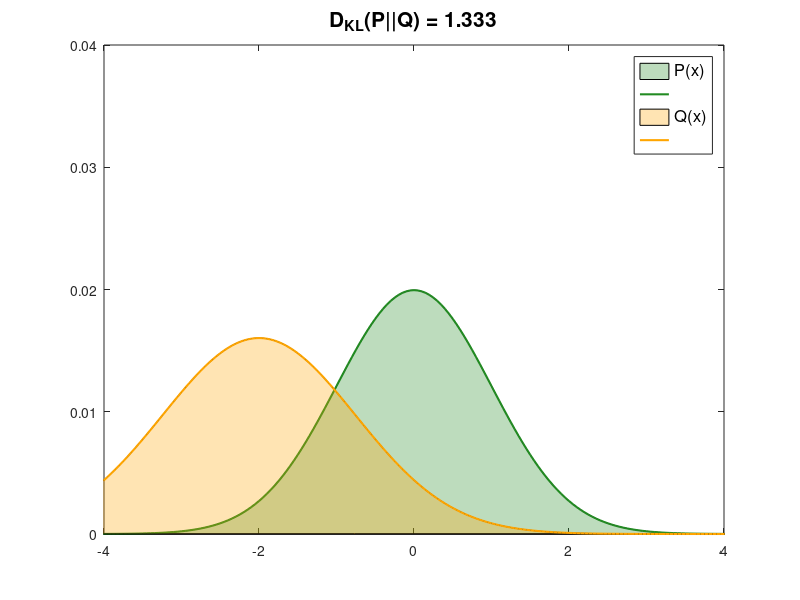
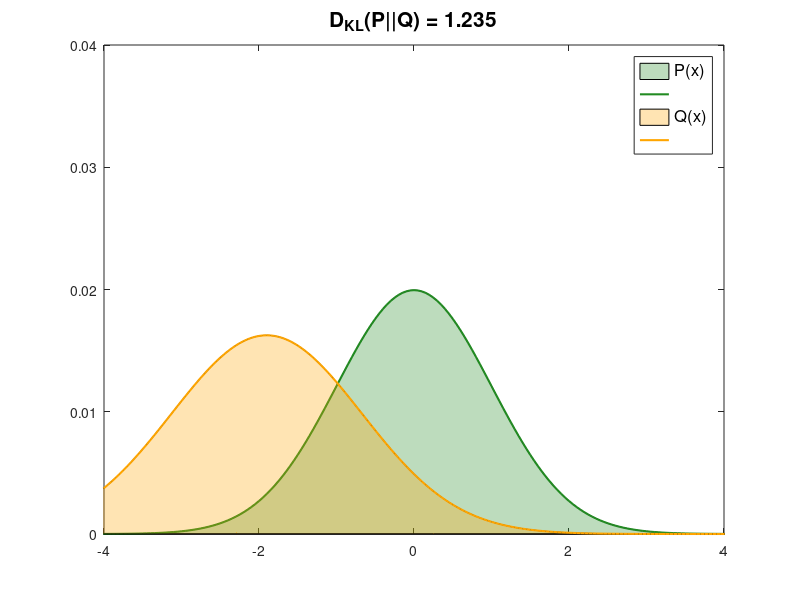
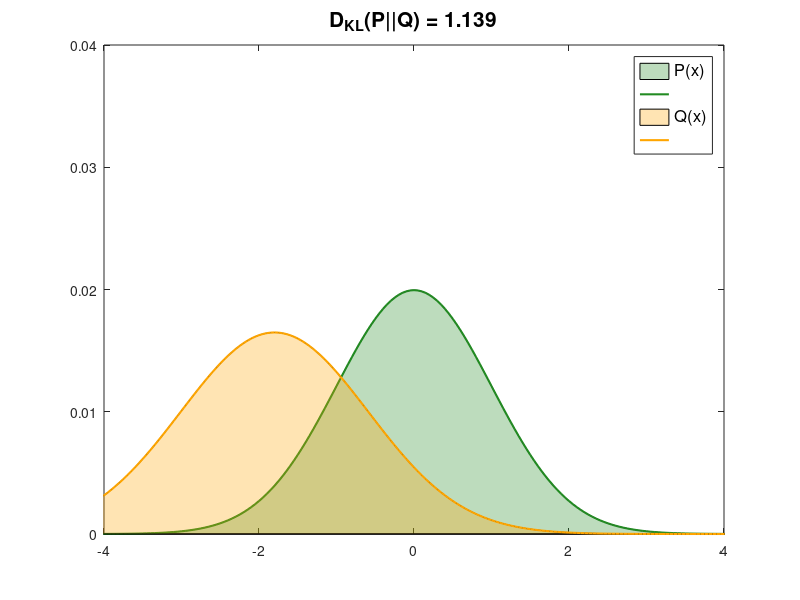
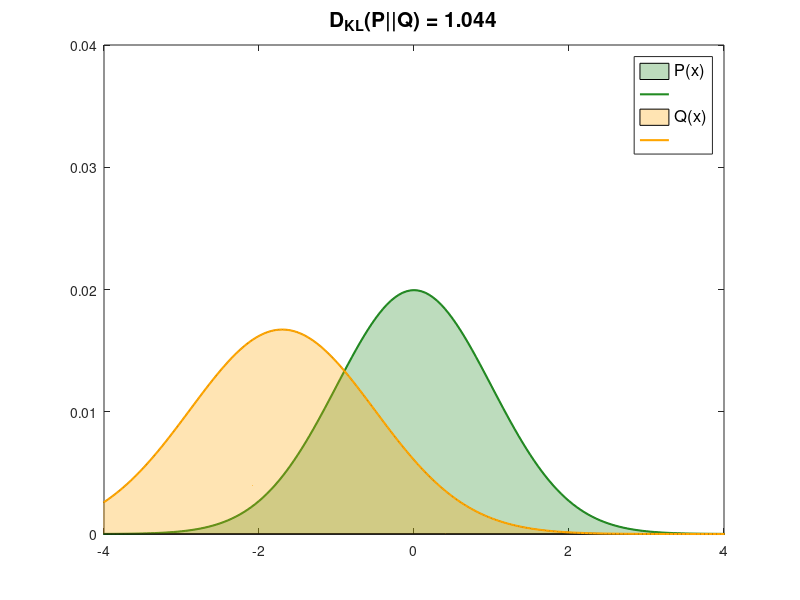

The MATLAB script that drew these images, in order:
col1 = [34,139,34]/255;     % Forest green color (for dist. later)
col2 = [255,165,0]/255;     % Orange color (for dist. later)
clc; close all;

% Generate P(x) ~ N(0,1)
mu1 = 0; sigma1 = 1;
x = -10:0.05:10; P = normpdf(x,mu1,sigma1); P = P/sum(P);
fill(x,P,col1,'FaceAlpha',0.3); hold on;
plot(x,P,'Color',col1,'LineWidth',1.5);
set(gcf,'color','w');                   % Set background color to white
set(gcf,'Position',[50 50 500 250]);    % Set figure position

mu2 = -2:0.1:2; mu2 = [mu2 flip(mu2)]; rng(0);
sigma2 = interp1(-2:0.5:2,rand(1,9)+0.4,mu2);

% Generate various Q(x) ~ N(mu,sigma)
for j = 1:length(mu2)
    Q = normpdf(x,mu2(j),sigma2(j)); Q = Q/sum(Q);
    a = fill(x,Q,col2,'FaceAlpha',0.3);
    b = plot(x,Q,'Color',col2,'LineWidth',1.5);
    legend({'P(x)','','Q(x)',''},'FontSize',12)
    title(sprintf('D_K_L(P||Q) = %.3f',sum(P.*log(P./Q))),'FontSize',15)
    axis([-4 4 0 0.04]);
    
    % Code for creating a GIF
    exportgraphics(gcf,'KL_illustrate.gif','Append',true);

    pause(0.1); delete(a); delete(b);
end